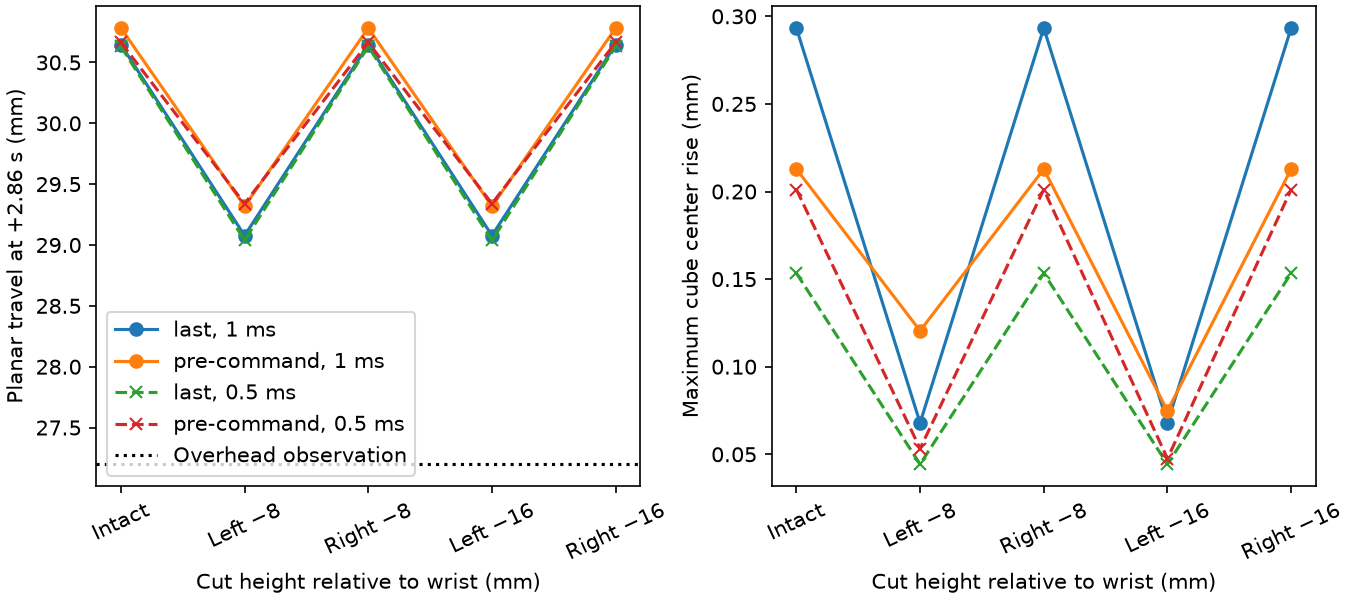

Write Python code to recreate this figure.
"""Apply the previously defined one-sided fork cuts to the independent pickup recording."""
import csv
import importlib
from pathlib import Path
import sys
from tempfile import TemporaryDirectory
from xml.etree import ElementTree as ET

import matplotlib.pyplot as plt
import mujoco as mj

run = importlib.import_module("fork-rake")
from unilateral_fork import trim

source = Path(sys.argv[1]).resolve()
columns = ("dt_ms rake_deg slide_cross_s slide_2p59_mm slide_2p86_mm max_rise_mm "
           "held_rise_mm tilt_3p11_deg tilt_3p38_deg tilt_3p64_deg").split()
rows = []
with TemporaryDirectory() as folder:
    for side, cut in [(0,0),(1,-8),(-1,-8),(1,-16),(-1,-16)]:
        clip = source
        if side:
            clip = Path(folder)/"cut.xml"
            trim(source,clip,side,cut)
        tree = ET.parse(clip)
        run.require_printed_fork(tree)
        run.add_links(tree,run.repo)
        model = mj.MjModel.from_xml_string(ET.tostring(tree.getroot(),encoding="unicode"))
        for label,sighting in [("last",run.sights[-1]),("pre-command",run.sights[run.sights["time_s"]<0][-1])]:
            for result in run.replay(model,[0],report_damage=True,sighting=sighting):
                rows.append([side,cut,*result,label])
with (run.here/"pickup-tooth.csv").open("w") as f:
    w=csv.writer(f,lineterminator="\n")
    w.writerow(["side","cut_z_mm",*columns,"sighting"])
    w.writerows(rows)
fig,axes=plt.subplots(1,2,figsize=(9,4),layout='constrained')
for step in [1,.5]:
    for label in ["last","pre-command"]:
        sub=[dict(zip(columns,r[2:])) for r in rows if r[2]==step and r[-1]==label]
        for ax,key in zip(axes,["slide_2p86_mm","max_rise_mm"]):
            ax.plot(range(5),[s[key] for s in sub],"o-" if step==1 else "x--",label=f"{label}, {step:g} ms")
for ax in axes:
    ax.set_xticks(range(5),["Intact","Left −8","Right −8","Left −16","Right −16"],rotation=25)
    ax.set_xlabel("Cut height relative to wrist (mm)")
axes[0].axhline(27.199,ls=":",color="k",label="Overhead observation")
axes[0].set_ylabel("Planar travel at +2.86 s (mm)")
axes[1].set_ylabel("Maximum cube center rise (mm)")
axes[0].legend()
fig.savefig(run.here/"pickup-tooth.png",dpi=150)
